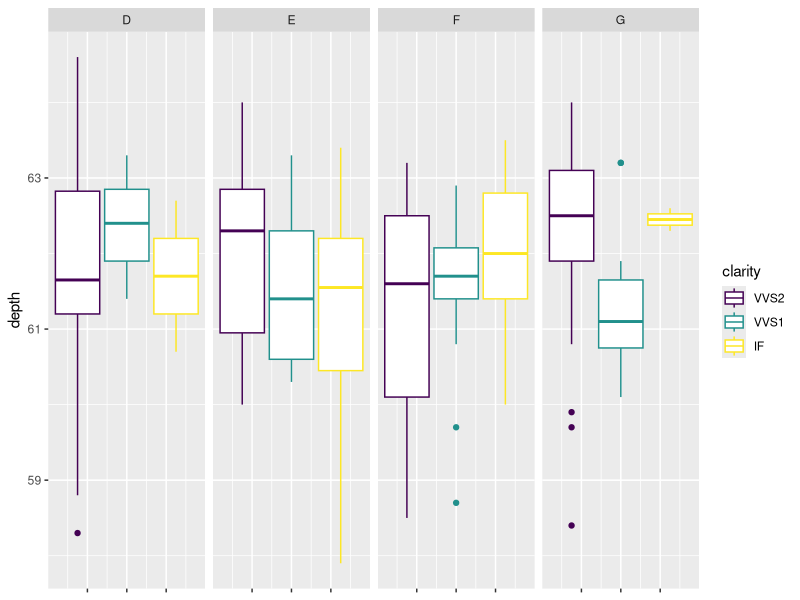
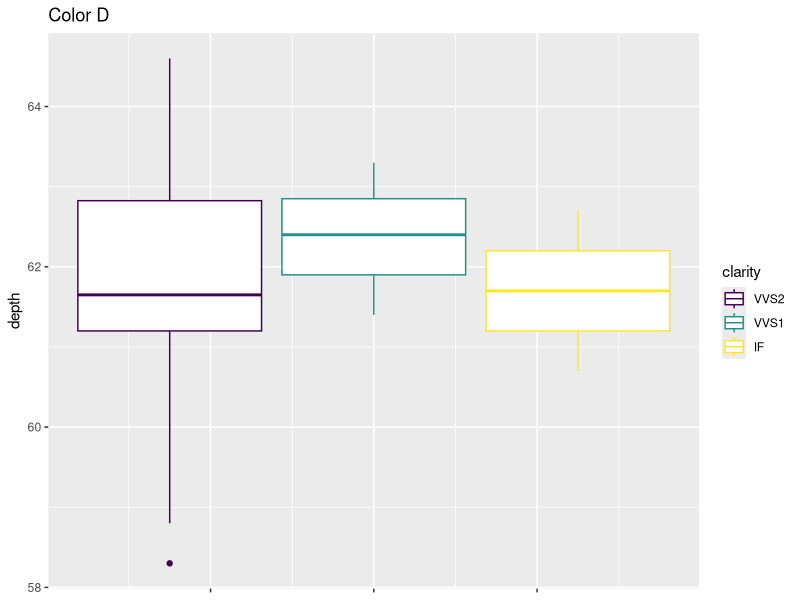
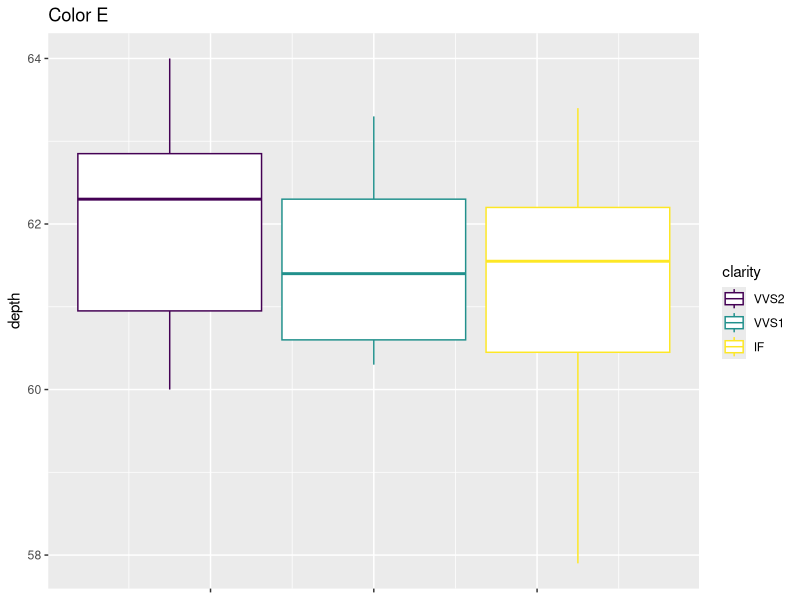
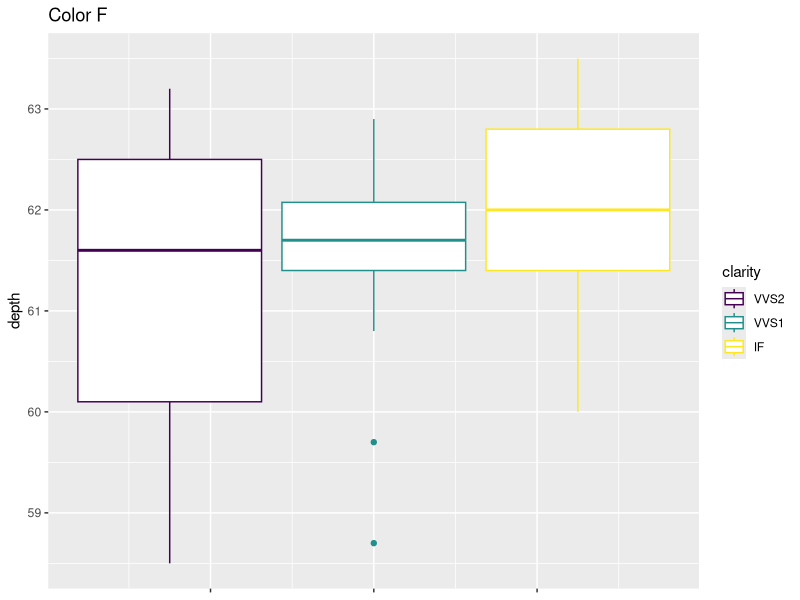
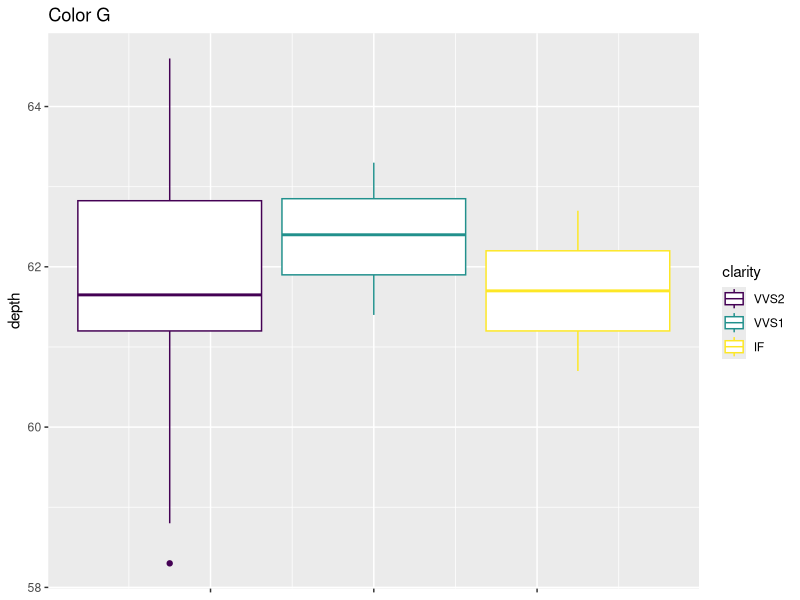

Write R code to recreate these figures, in order.
## ---- chunk 1
library(tidyverse)
head(mtcars)
diamonds[1:8,]

str(diamonds)
?diamonds

diamonds.long <- diamonds %>%
  filter(color == "D" | color == "E" | color == "F" | color == "G") %>%
  filter(cut == "Very Good", clarity == "IF" | clarity == "VVS1" | clarity == "VVS2") %>%
  filter(table == 50:59) %>%
  select(depth, color, clarity)
diamonds.long
## ---- chunk 2
#with facet

#library(tidy)
#diamonds.long <- diamonds %>%
  #filter(color == "D" | color == "E" | color == "F" | color == "G") %>%
  #filter(cut == "Very Good", clarity == "IF" | clarity == "VVS1" | clarity == "VVS2") %>%
  #filter(table == 50:59) %>%
  #select(depth, color, clarity)
library(ggplot2)
ggplot(data = diamonds.long, aes(y = depth)) + 
  geom_boxplot(aes(color = clarity)) +
  facet_grid(. ~color) +
  theme(axis.text.x = element_blank())


## w/out facet
diamonds.D <- diamonds.long %>%
  filter(color == "D")
diamonds.E <- diamonds.long %>%
  filter(color == "E")
diamonds.F <- diamonds.long %>%
  filter(color == "F")
diamonds.G <- diamonds.long %>%
  filter(color == "G")

ggplot(data = diamonds.D, aes(y = depth)) + 
  geom_boxplot(aes(color = clarity)) +
  theme(axis.text.x=element_blank()) +
  ggtitle("Color D") 
ggplot(data = diamonds.E, aes(y = depth)) + 
  geom_boxplot(aes(color = clarity)) +
  theme(axis.text.x=element_blank()) +
  ggtitle("Color E") 
ggplot(data = diamonds.F, aes(y = depth)) + 
  geom_boxplot(aes(color = clarity)) +
  theme(axis.text.x=element_blank()) +
  ggtitle("Color F") 
ggplot(data = diamonds.D, aes(y = depth)) + 
  geom_boxplot(aes(color = clarity)) +
  theme(axis.text.x=element_blank()) +
  ggtitle("Color G") 

